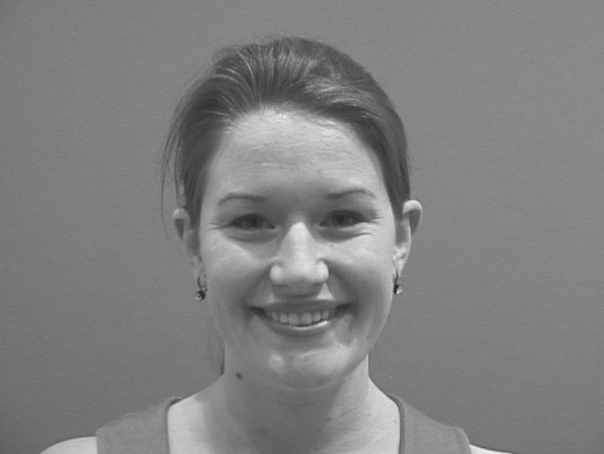
#> input picture Expression Recognition/Other images/Extra/Dataset/013_ht1.pgm, 604 x 454 px, given as the content of the folder temp1, which was not available
$ python convert.py
#> lines starting #> are read from the running program, lines starting #| are printed output that depends on the picture; pictures that were not available may be replaced by others from this repository, and a replacement may not be noted
from PIL import Image
import os

for nm in os.listdir("temp1"):
    if(nm=='desktop.ini' or nm=='convert.py'):
        continue
    im = Image.open("temp1/"+nm)
#> im is the input picture: PIL image 604x454 L; min 35, max 240, mean 128
    rgb_im = im.convert('RGB')
    extn = nm.split(".")[-1]
    rgb_im.save("/Users/faiza/Desktop/Facial-Expression-Detection-master/Temp/"+nm.replace(extn,"jpeg").rstrip())

## This program first ensures if the face of a person exists in the given image or not then if it exists, it crops
## the image of the face and saves to the given directory.

## Importing Modules
import cv2


#################################################################################

##Make changes to these lines for getting the desired results.

## DIRECTORY of the images

directory = os.path.join(os.getcwd(), "Temp" )

## directory where the images to be saved:
f_directory = os.path.join(os.getcwd(), "images" ,"final" )

################################################################################

def facecrop(image):
    ## Crops the face of a person from any image!

    ## OpenCV XML FILE for Frontal Facial Detection using HAAR CASCADES.
#> called with image = 'Expression Recognition/Temp/013_ht1.pgm'
    facedata = "haarcascade_frontalface_alt.xml"
    cascade = cv2.CascadeClassifier(facedata)

    ## Reading the given Image with OpenCV
    img = cv2.imread(image, 1)

    try:
    ## Some downloaded images are of unsupported type and should be ignored while raising Exception, so for that
    ## I'm using the try/except functions.

        minisize = (img.shape[1],img.shape[0])
#> minisize = (604, 454)
        miniframe = cv2.resize(img, minisize)

        faces = cascade.detectMultiScale(miniframe)
#> faces = [[164, 115, 269, 269]]

        for f in faces:
            x, y, w, h = [ v for v in f ]
            cv2.rectangle(img, (x,y), (x+w,y+h), (0,255,0), 2)

            sub_face = img[y:y+h, x:x+w]

            f_name = image.split('\\')
            f_name = f_name[-1]

            ## Change here the Desired directory.
            cv2.imwrite(os.path.join(f_directory , f_name) , sub_face)
            print ("Writing: " + image)
            os.unlink("Temp/" + image.split('\\')[-1])
#> this loop made 1 pass
#| Writing: Expression Recognition/Temp/013_ht1.pgm
#> pass 1, in facecrop, `sub_face = img[y:y+h, x:x+w]`:
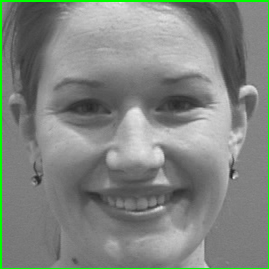
#> sub_face: shape (269, 269, 3); mean B, G, R 128.1, 133.7, 128.1
#> after the loop:
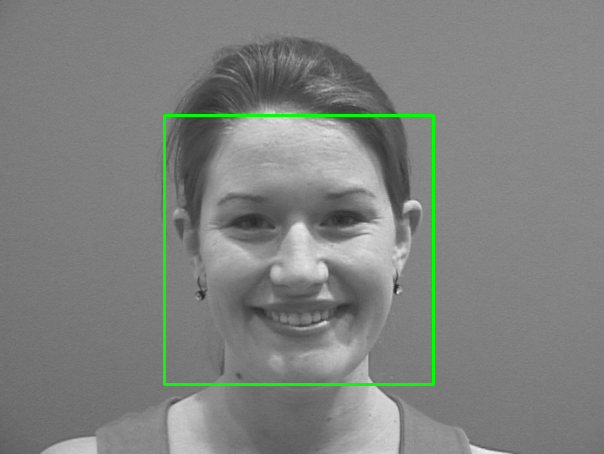
#> img: shape (454, 604, 3); mean B, G, R 126.6, 129.6, 126.6

    except:
        pass

if __name__ == '__main__':
    images = os.listdir(directory)
    i = 0

    for img in images:
        file = os.path.join(directory , img)
        print (i)
        facecrop(file)
        i += 1

$ run again, on Expression Recognition/images/Angry/Alexander_Lukashenko_0001.jpeg
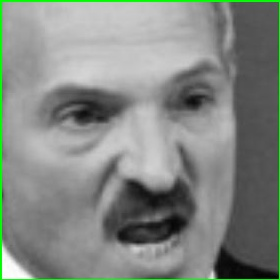
#> input picture Expression Recognition/images/Angry/Alexander_Lukashenko_0001.jpeg, 280 x 280 px, given as the content of the folder temp1, which was not available
#> im is the input picture: PIL image 280x280 RGB; mean R, G, B 131.6, 136.9, 131.6
#> faces = [[17, 15, 243, 243]]
#> the loop in facecrop, `for f in faces:` made 1 pass
#> (printed output is left out)
#> pass 1, in facecrop, `sub_face = img[y:y+h, x:x+w]`:
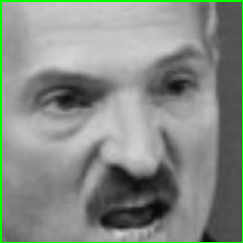
#> sub_face: shape (243, 243, 3); mean B, G, R 134, 140.3, 134
#> after the loop in facecrop, `for f in faces:`:
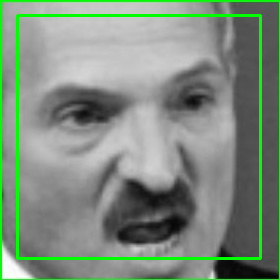
#> img: shape (280, 280, 3); mean B, G, R 126.7, 141.5, 126.7

$ run again, on Expression Recognition/images/Angry/Celine_Dion_0008.jpeg
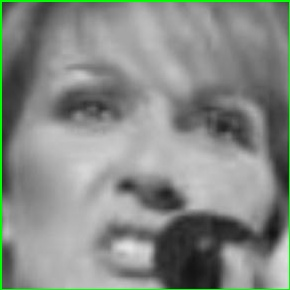
#> input picture Expression Recognition/images/Angry/Celine_Dion_0008.jpeg, 290 x 290 px, given as the content of the folder temp1, which was not available
#> im is the input picture: PIL image 290x290 RGB; mean R, G, B 133.4, 138.7, 133.5
#> faces = [[10, 10, 268, 268]]
#> the loop in facecrop, `for f in faces:` made 1 pass
#> (printed output is left out)
#> pass 1, in facecrop, `sub_face = img[y:y+h, x:x+w]`:
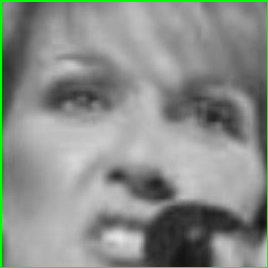
#> sub_face: shape (268, 268, 3); mean B, G, R 136.7, 142.3, 136.6
#> after the loop in facecrop, `for f in faces:`:
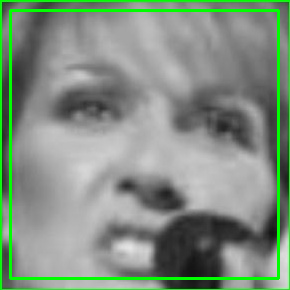
#> img: shape (290, 290, 3); mean B, G, R 129.1, 144, 129
